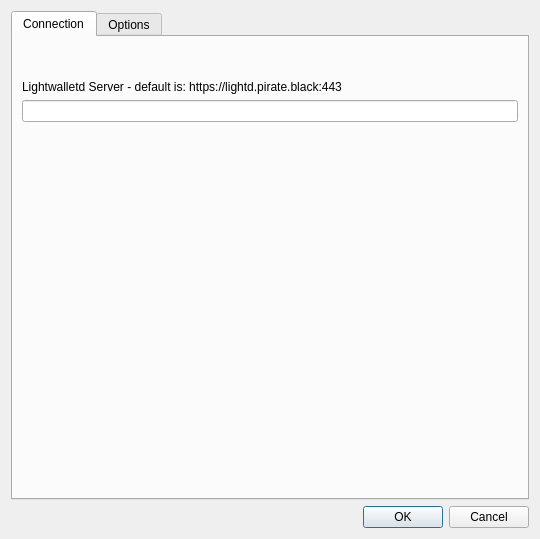
<?xml version="1.0" encoding="UTF-8"?>
<ui version="4.0">
 <class>Settings</class>
 <widget class="QDialog" name="Settings">
  <property name="geometry">
   <rect>
    <x>0</x>
    <y>0</y>
    <width>540</width>
    <height>539</height>
   </rect>
  </property>
  <property name="minimumSize">
   <size>
    <width>540</width>
    <height>500</height>
   </size>
  </property>
  <property name="windowTitle">
   <string>Settings</string>
  </property>
  <property name="modal">
   <bool>true</bool>
  </property>
  <layout class="QVBoxLayout" name="verticalLayout">
   <item>
    <widget class="QTabWidget" name="tabWidget">
     <property name="currentIndex">
      <number>0</number>
     </property>
     <widget class="QWidget" name="tab">
      <attribute name="title">
       <string>Connection</string>
      </attribute>
      <layout class="QVBoxLayout" name="verticalLayout_3">
       <item>
        <widget class="QLabel" name="confMsg">
         <property name="text">
          <string notr="true">&lt;html&gt;&lt;head/&gt;&lt;body&gt;&lt;p&gt;&lt;br/&gt;&lt;/p&gt;&lt;/body&gt;&lt;/html&gt;</string>
         </property>
         <property name="textInteractionFlags">
          <set>Qt::LinksAccessibleByMouse|Qt::TextSelectableByMouse</set>
         </property>
        </widget>
       </item>
       <item>
        <widget class="QLabel" name="label">
         <property name="minimumSize">
          <size>
           <width>60</width>
           <height>0</height>
          </size>
         </property>
         <property name="text">
          <string>Lightwalletd Server - default is: https://lightd.pirate.black:443</string>
         </property>
        </widget>
       </item>
       <item>
        <widget class="QLineEdit" name="txtServer">
         <property name="placeholderText">
          <string/>
         </property>
        </widget>
       </item>
       <item>
        <layout class="QVBoxLayout" name="verticalLayout_2"/>
       </item>
       <item>
        <spacer name="verticalSpacer">
         <property name="orientation">
          <enum>Qt::Vertical</enum>
         </property>
         <property name="sizeHint" stdset="0">
          <size>
           <width>20</width>
           <height>40</height>
          </size>
         </property>
        </spacer>
       </item>
      </layout>
     </widget>
     <widget class="QWidget" name="tab_2">
      <attribute name="title">
       <string>Options</string>
      </attribute>
      <layout class="QGridLayout" name="gridLayout">
       <item row="6" column="1">
        <widget class="QComboBox" name="comboBoxTheme">
         <property name="sizePolicy">
          <sizepolicy hsizetype="MinimumExpanding" vsizetype="Fixed">
           <horstretch>0</horstretch>
           <verstretch>0</verstretch>
          </sizepolicy>
         </property>
         <item>
          <property name="text">
           <string>default</string>
          </property>
         </item>
         <item>
          <property name="text">
           <string>blue</string>
          </property>
         </item>
         <item>
          <property name="text">
           <string>light</string>
          </property>
         </item>
         <item>
          <property name="text">
           <string>dark</string>
          </property>
         </item>
        </widget>
       </item>
       <item row="2" column="0" colspan="2">
        <widget class="QCheckBox" name="chkFetchPrices">
         <property name="text">
          <string>Fetch ARRR / USD prices</string>
         </property>
        </widget>
       </item>
       <item row="0" column="0" colspan="2">
        <widget class="QCheckBox" name="chkCheckUpdates">
         <property name="text">
          <string>Check github for updates at startup</string>
         </property>
        </widget>
       </item>
       <item row="1" column="0" colspan="2">
        <widget class="QLabel" name="label_8">
         <property name="text">
          <string>Connect to github on startup to check for updates</string>
         </property>
        </widget>
       </item>
       <item row="6" column="0">
        <widget class="QLabel" name="label_20">
         <property name="sizePolicy">
          <sizepolicy hsizetype="Preferred" vsizetype="Preferred">
           <horstretch>0</horstretch>
           <verstretch>0</verstretch>
          </sizepolicy>
         </property>
         <property name="text">
          <string>Theme</string>
         </property>
         <property name="alignment">
          <set>Qt::AlignRight|Qt::AlignTrailing|Qt::AlignVCenter</set>
         </property>
        </widget>
       </item>
       <item row="8" column="0" colspan="2">
        <spacer name="verticalSpacer_2">
         <property name="orientation">
          <enum>Qt::Vertical</enum>
         </property>
         <property name="sizeHint" stdset="0">
          <size>
           <width>20</width>
           <height>40</height>
          </size>
         </property>
        </spacer>
       </item>
       <item row="7" column="0" colspan="2">
        <widget class="Line" name="line_2">
         <property name="sizePolicy">
          <sizepolicy hsizetype="Minimum" vsizetype="Fixed">
           <horstretch>0</horstretch>
           <verstretch>0</verstretch>
          </sizepolicy>
         </property>
         <property name="orientation">
          <enum>Qt::Horizontal</enum>
         </property>
        </widget>
       </item>
       <item row="3" column="0" colspan="2">
        <widget class="QLabel" name="label_10">
         <property name="text">
          <string>Connect to the internet to fetch ARRR prices</string>
         </property>
        </widget>
       </item>
      </layout>
     </widget>
    </widget>
   </item>
   <item>
    <widget class="QDialogButtonBox" name="buttonBox">
     <property name="orientation">
      <enum>Qt::Horizontal</enum>
     </property>
     <property name="standardButtons">
      <set>QDialogButtonBox::Cancel|QDialogButtonBox::Ok</set>
     </property>
    </widget>
   </item>
  </layout>
 </widget>
 <resources/>
 <connections>
  <connection>
   <sender>buttonBox</sender>
   <signal>accepted()</signal>
   <receiver>Settings</receiver>
   <slot>accept()</slot>
   <hints>
    <hint type="sourcelabel">
     <x>248</x>
     <y>254</y>
    </hint>
    <hint type="destinationlabel">
     <x>157</x>
     <y>274</y>
    </hint>
   </hints>
  </connection>
  <connection>
   <sender>buttonBox</sender>
   <signal>rejected()</signal>
   <receiver>Settings</receiver>
   <slot>reject()</slot>
   <hints>
    <hint type="sourcelabel">
     <x>316</x>
     <y>260</y>
    </hint>
    <hint type="destinationlabel">
     <x>286</x>
     <y>274</y>
    </hint>
   </hints>
  </connection>
 </connections>
</ui>
